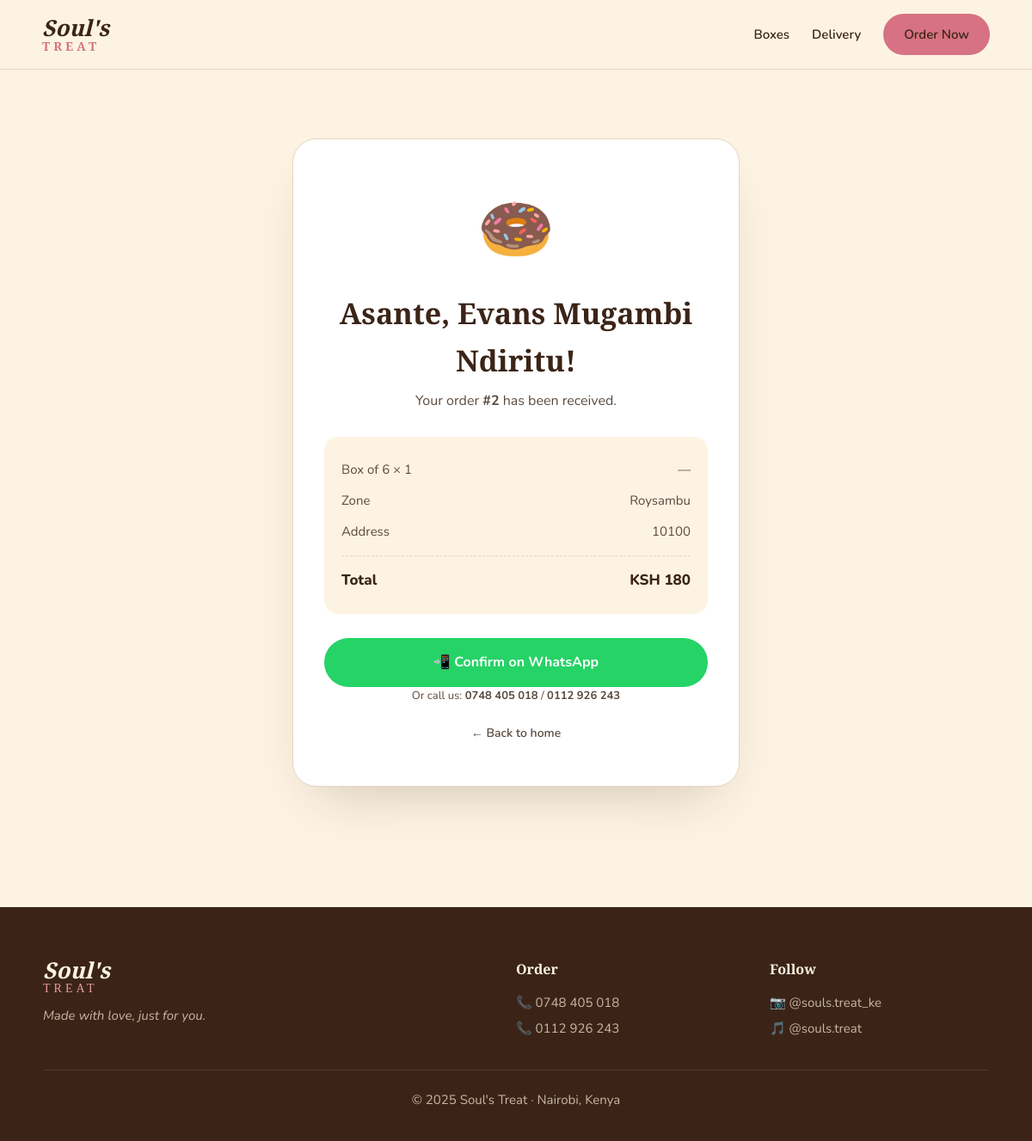
Screenshot of /success/2 with the database file from the repository.
### tables this page shows
CREATE TABLE orders (
            id INTEGER PRIMARY KEY AUTOINCREMENT,
            name TEXT NOT NULL,
            phone TEXT NOT NULL,
            box_size TEXT NOT NULL,
            quantity INTEGER NOT NULL,
            zone TEXT NOT NULL,
            address TEXT,
            notes TEXT,
            total INTEGER NOT NULL,
            created_at TEXT NOT NULL
        , status TEXT DEFAULT 'new');

### app.py (the view)
@app.route("/success/<int:order_id>")
def success(order_id):
    conn = sqlite3.connect(DB)
    c = conn.cursor()
    c.execute("SELECT * FROM orders WHERE id = ?", (order_id,))
    row = c.fetchone()
    conn.close()
    if not row:
        return "Order not found", 404
    order = {
        "id": row[0], "name": row[1], "phone": row[2],
        "box": BOXES[row[3]]["label"], "quantity": row[4],
        "zone": ZONES[row[5]]["name"],
        "address": row[6], "notes": row[7], "total": row[8],
    }
    msg = (
        f"Hi Soul's Treat! I just placed order #{order['id']}%0A"
        f"Name: {order['name']}%0A"
        f"Box: {order['box']} x{order['quantity']}%0A"
        f"Zone: {order['zone']}%0A"
        f"Address: {order['address']}%0A"
        f"Total: KSH {order['total']}"
    )
    whatsapp_url = f"https://wa.me/{WHATSAPP_NUMBER}?text={msg}"
    return render_template("success.html", order=order, whatsapp_url=whatsapp_url)

### templates/success.html (shortened to what this page needs)
{% extends "base.html" %}
{% block content %}
<section class="success">
  <div class="success-card">
    <div class="check">🍩</div>
    <h1>Asante, {{ order.name }}!</h1>
    <p class="muted">Your order <strong>#{{ order.id }}</strong> has been received.</p>
    <div class="receipt">
      <div><span>{{ order.box }} × {{ order.quantity }}</span><span>—</span></div>
      <div><span>Zone</span><span>{{ order.zone }}</span></div>
      <div><span>Address</span><span>{{ order.address }}</span></div>
      <div class="receipt-total"><span>Total</span><span>KSH {{ order.total }}</span></div>
    </div>
    <a href="{{ whatsapp_url }}" target="_blank" class="btn btn-lg btn-full whatsapp">
      📲 Confirm on WhatsApp
    </a>
    <p class="fine">
      Or call us: <strong>0748 405 018</strong> / <strong>0112 926 243</strong>
    </p>
    <a href="/" class="link-back">← Back to home</a>
  </div>
</section>
{% endblock %}

### static/css/style.css (style rules this page uses)
:root { --cream:#FDF3E3; --pink:#E89AA8; --pink-deep:#D67283; --brown:#3B2417; --brown-soft:#5a4a3e; --gold:#C9A24A; --line:#e5d5c0; }
* { margin:0;padding:0;box-sizing:border-box; }
html { scroll-behavior:smooth; }
body { font-family:'Nunito',sans-serif; background:var(--cream); color:var(--brown); line-height:1.6; }
.btn { display:inline-block; background:var(--pink-deep);color:#fff; padding:12px 24px;border-radius:50px; font-weight:700;text-decoration:none;font-size:15px; border:none;cursor:pointer; transition:transform .2s, background .2s; }
.btn-lg { padding:16px 32px;font-size:16px; }
.btn-full { display:block;text-align:center;width:100%; }
section { padding:80px 24px; }
.fine { font-size:13px;color:var(--brown-soft);text-align:center; }
.success { padding:80px 24px;display:flex;justify-content:center; }
.success-card { max-width:520px;width:100%; background:#fff;border-radius:28px; padding:48px 36px;text-align:center; border:1px solid var(--line); box-shadow:0 30px 60px -30px rgba(59,36,23,.25); }
.check { font-size:72px;margin-bottom:12px; }
.success-card h1 { font-family:'Playfair Display',serif; font-size:34px;margin-bottom:8px; }
.success-card .muted { color:var(--brown-soft);margin-bottom:24px; }
.receipt { background:var(--cream);border-radius:16px; padding:20px;margin:28px 0;text-align:left; font-size:15px; }
.receipt > div { display:flex;justify-content:space-between; padding:6px 0;color:var(--brown-soft); }
.receipt-total { border-top:1px dashed var(--line); margin-top:10px;padding-top:14px !important; font-weight:800;color:var(--brown) !important; font-size:17px; }
.whatsapp { background:#25D366; }
.link-back { display:inline-block;margin-top:22px;color:var(--brown-soft); text-decoration:none;font-size:14px;font-weight:600; }

### rows the page displays
orders: name "Evans Mugambi Ndiritu", id "2", quantity "1", zone "Roysambu", address "10100", total "180"

### other values shown
{{ order.box }} "Box of 6"
